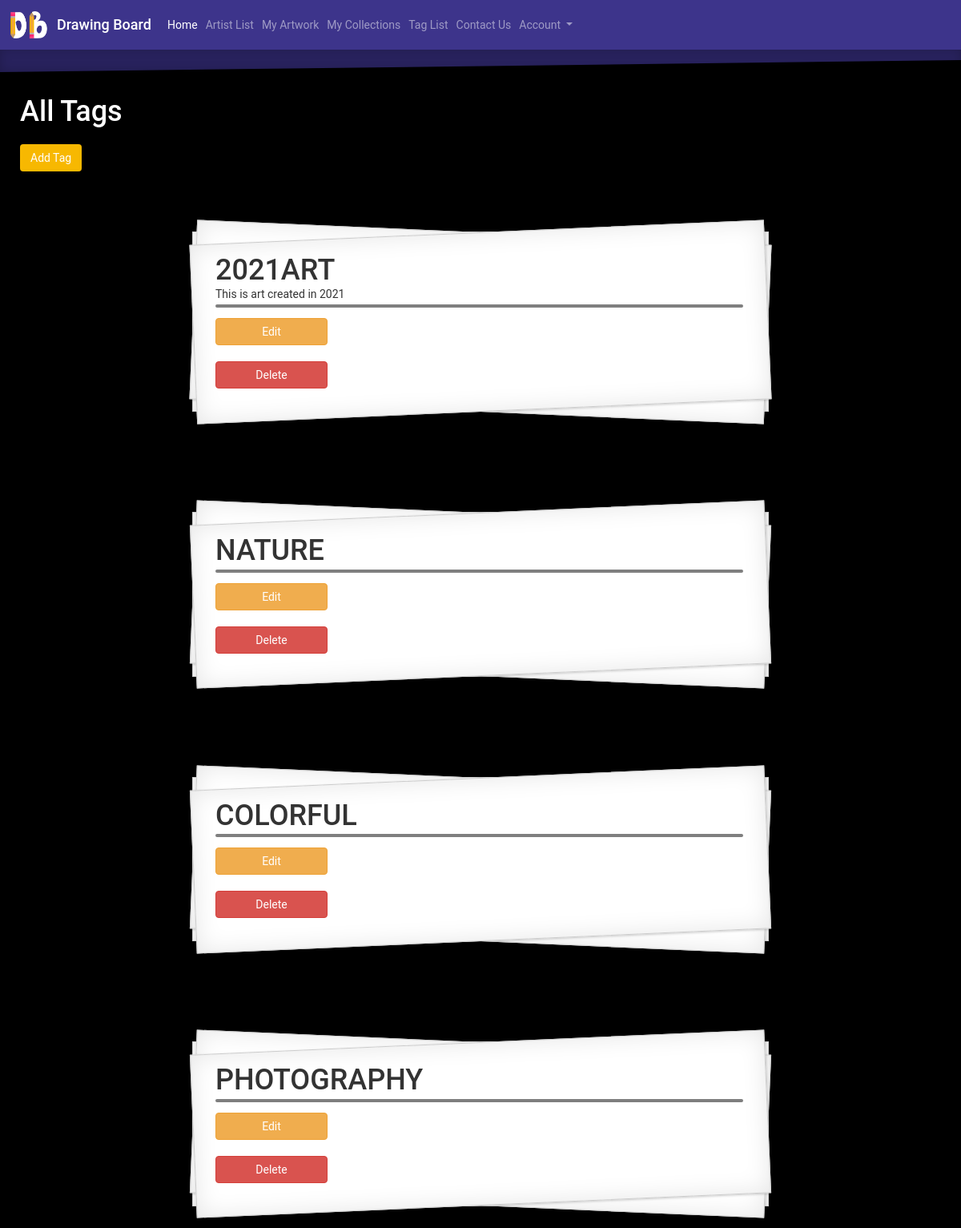
Screenshot of /tag_list (signed in) with the database file from the repository.
### gallery/models.py (models this page shows, shortened)
class Tag(models.Model):
    tag_name = models.CharField(max_length=50)
    tag_description = models.TextField(max_length=280, null=True, blank=True)

### gallery/views.py (the view)
# urls.py: path('tag_list', views.tag_list, name='tag_list'),
def tag_list(request):
    tag = Tag.objects.all()
    return render(request, 'gallery/tag_list.html',
                  {'tags': tag})

### gallery/templates/gallery/tag_list.html (shortened to what this page needs)
<!DOCTYPE html>
<html lang="en">
{% extends 'gallery/base.html' %}
{% load static %}
{% block content %}
    <head>
    </head>
<body style="min-width: 411px">
    <div style="top: 70px; position: relative; z-index: 0">
        <h1 style="color: white; left: 25px; position: relative">All Tags</h1>
        <a href="{% url 'gallery:tag_new' %}" class="btn btn-dark" style="background-color: #f7b801; left: 25px; margin-top: 10px; position: relative">Add Tag</a>
        {% for tag in tags %}
            <div class="Card">
                <div class="Card-body">
                    <h1 class="Card-title">{{ tag.tag_name }}</h1>
                    <p class="Card-description">
                        {{ tag.tag_description }}
                    <hr style="border: 2px solid black; border-radius: 3px; opacity: .5; margin: 3px; margin-left: 0; position: relative"></p>
                    {% if user.is_authenticated %}
                        <a href="{% url 'gallery:tag_edit' pk=tag.pk %}" class="btn btn-warning" style="width: 10em">Edit</a>
                        <br style="margin: 1px; position: relative">
                        <a href="{% url 'gallery:tag_delete' pk=tag.pk %}" onclick="return confirm('Are you sure you want to delete?')" class="btn btn-danger" style="width: 10em">Delete</a>
                    {% endif %}
                </div>
            </div>
        {% endfor %}
    </div>
</body>
</html>
{% endblock %}

### gallery/templates/gallery/base.html (style rules this page uses)
body, html { font-family: 'Roboto', sans-serif; height: 100%; background-color: black; }

### gallery/templates/gallery/tag_list.html (style rules this page uses)
.Card { display: flex; justify-content: center; margin-top: 25px; width: 100%; min-height: 26rem; }
.Card-body { --margin: 2em; display: flex; flex-direction: column; justify-content: center; flex-basis: 60%; margin-top: var(--margin); margin-bottom: var(--margin); margin-left: -5em; padding: 0 1.4em; background-color: #fff; box-shadow: rgba(0,0,0,.2) 0 .2em .2em; }
.Card-title { margin-bottom: .4em; text-transform: uppercase; }
.Card-title, .Card-description { margin: 0; }
.Card-body, .Card-body:before, .Card-body:after { background-color: #fff; border: 1px solid #ccc; box-shadow: inset 0 0 30px rgba(0,0,0,0.1), 1px 1px 3px rgba(0,0,0,0.2); z-index: 4; }
.Card-body { position: relative; width: 100%; padding: 2em; margin: 50px auto; }
.Card-body:before, .Card-body:after { content: ""; position: absolute; left: 0; top: 0; width: 100%; height: 100%; -webkit-transform: rotateZ(2.5deg); -o-transform: rotate(2.5deg); transform: rotateZ(2.5deg); z-index: -1; }
.Card-body:after { -webkit-transform: rotateZ(-2.5deg); -o-transform: rotate(-2.5deg); transform: rotateZ(-2.5deg); }

### rows the page displays
Tag: tag_name "2021ART", tag_description "This is art created in 2021"
Tag: tag_name "NATURE"
Tag: tag_name "COLORFUL"
Tag: tag_name "PHOTOGRAPHY"
